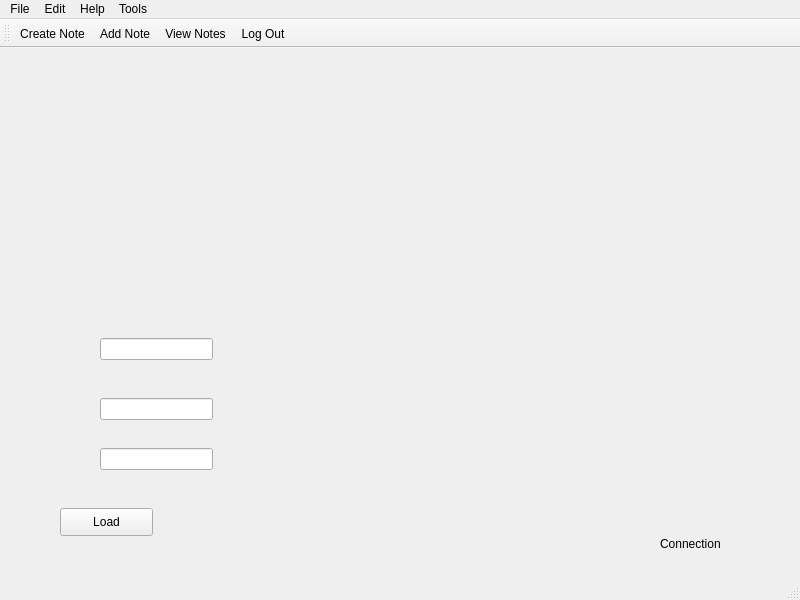
<?xml version="1.0" encoding="UTF-8"?>
<ui version="4.0">
 <class>Profile</class>
 <widget class="QMainWindow" name="Profile">
  <property name="geometry">
   <rect>
    <x>0</x>
    <y>0</y>
    <width>800</width>
    <height>600</height>
   </rect>
  </property>
  <property name="windowTitle">
   <string>MainWindow</string>
  </property>
  <widget class="QWidget" name="centralwidget">
   <widget class="QLabel" name="PictureIcon">
    <property name="geometry">
     <rect>
      <x>60</x>
      <y>60</y>
      <width>141</width>
      <height>131</height>
     </rect>
    </property>
    <property name="text">
     <string/>
    </property>
    <property name="pixmap">
     <pixmap resource="pics.qrc">:/Icons/user.png</pixmap>
    </property>
    <property name="scaledContents">
     <bool>true</bool>
    </property>
   </widget>
   <widget class="QLabel" name="connectionLabelStatus">
    <property name="geometry">
     <rect>
      <x>660</x>
      <y>480</y>
      <width>121</width>
      <height>31</height>
     </rect>
    </property>
    <property name="text">
     <string>Connection</string>
    </property>
   </widget>
   <widget class="QLabel" name="infoLabel">
    <property name="geometry">
     <rect>
      <x>70</x>
      <y>210</y>
      <width>121</width>
      <height>61</height>
     </rect>
    </property>
    <property name="text">
     <string/>
    </property>
    <property name="pixmap">
     <pixmap resource="pics.qrc">:/Downloads/LogoScopic(1).png</pixmap>
    </property>
    <property name="scaledContents">
     <bool>true</bool>
    </property>
   </widget>
   <widget class="QLabel" name="schoolLabel">
    <property name="geometry">
     <rect>
      <x>10</x>
      <y>340</y>
      <width>81</width>
      <height>41</height>
     </rect>
    </property>
    <property name="text">
     <string/>
    </property>
    <property name="pixmap">
     <pixmap resource="pics.qrc">:/Icons/Diploma-Certificate-icon.png</pixmap>
    </property>
    <property name="scaledContents">
     <bool>true</bool>
    </property>
   </widget>
   <widget class="QLabel" name="majorLabel">
    <property name="geometry">
     <rect>
      <x>10</x>
      <y>390</y>
      <width>81</width>
      <height>41</height>
     </rect>
    </property>
    <property name="text">
     <string/>
    </property>
    <property name="pixmap">
     <pixmap resource="pics.qrc">:/Icons/Science-School-icon.png</pixmap>
    </property>
    <property name="scaledContents">
     <bool>true</bool>
    </property>
   </widget>
   <widget class="QLabel" name="noteSpaceLogo">
    <property name="geometry">
     <rect>
      <x>680</x>
      <y>20</y>
      <width>101</width>
      <height>91</height>
     </rect>
    </property>
    <property name="text">
     <string/>
    </property>
    <property name="pixmap">
     <pixmap resource="pics.qrc">:/Icons/notes_mainLabel.png</pixmap>
    </property>
    <property name="scaledContents">
     <bool>true</bool>
    </property>
   </widget>
   <widget class="QLineEdit" name="userNameLine">
    <property name="geometry">
     <rect>
      <x>100</x>
      <y>290</y>
      <width>113</width>
      <height>22</height>
     </rect>
    </property>
   </widget>
   <widget class="QLineEdit" name="schoolLine">
    <property name="geometry">
     <rect>
      <x>100</x>
      <y>350</y>
      <width>113</width>
      <height>22</height>
     </rect>
    </property>
   </widget>
   <widget class="QLineEdit" name="majorLine">
    <property name="geometry">
     <rect>
      <x>100</x>
      <y>400</y>
      <width>113</width>
      <height>22</height>
     </rect>
    </property>
   </widget>
   <widget class="QPushButton" name="load">
    <property name="geometry">
     <rect>
      <x>60</x>
      <y>460</y>
      <width>93</width>
      <height>28</height>
     </rect>
    </property>
    <property name="text">
     <string>Load</string>
    </property>
   </widget>
   <widget class="QLabel" name="userNameLabel">
    <property name="geometry">
     <rect>
      <x>10</x>
      <y>280</y>
      <width>81</width>
      <height>51</height>
     </rect>
    </property>
    <property name="text">
     <string/>
    </property>
    <property name="pixmap">
     <pixmap resource="pics.qrc">:/pics/Icons/search_files.png</pixmap>
    </property>
    <property name="scaledContents">
     <bool>true</bool>
    </property>
   </widget>
   <zorder>PictureIcon</zorder>
   <zorder>connectionLabelStatus</zorder>
   <zorder>infoLabel</zorder>
   <zorder>schoolLabel</zorder>
   <zorder>majorLabel</zorder>
   <zorder>noteSpaceLogo</zorder>
   <zorder>userNameLine</zorder>
   <zorder>schoolLine</zorder>
   <zorder>userNameLabel</zorder>
   <zorder>majorLine</zorder>
   <zorder>load</zorder>
  </widget>
  <widget class="QMenuBar" name="menubar">
   <property name="geometry">
    <rect>
     <x>0</x>
     <y>0</y>
     <width>800</width>
     <height>26</height>
    </rect>
   </property>
   <widget class="QMenu" name="menuFile">
    <property name="title">
     <string>File</string>
    </property>
    <addaction name="actionCreate_Note"/>
    <addaction name="actionAdd_Note"/>
    <addaction name="actionView_Notes"/>
    <addaction name="actionLog_Out"/>
   </widget>
   <widget class="QMenu" name="menuHelp">
    <property name="title">
     <string>Help</string>
    </property>
   </widget>
   <widget class="QMenu" name="menuEdit">
    <property name="title">
     <string>Edit</string>
    </property>
   </widget>
   <widget class="QMenu" name="menuTools">
    <property name="title">
     <string>Tools</string>
    </property>
   </widget>
   <addaction name="menuFile"/>
   <addaction name="menuEdit"/>
   <addaction name="menuHelp"/>
   <addaction name="menuTools"/>
  </widget>
  <widget class="QStatusBar" name="statusbar"/>
  <widget class="QToolBar" name="toolBar">
   <property name="windowTitle">
    <string>toolBar</string>
   </property>
   <attribute name="toolBarArea">
    <enum>TopToolBarArea</enum>
   </attribute>
   <attribute name="toolBarBreak">
    <bool>false</bool>
   </attribute>
   <addaction name="actionCreate_Note"/>
   <addaction name="actionAdd_Note"/>
   <addaction name="actionView_Notes"/>
   <addaction name="actionLog_Out"/>
  </widget>
  <action name="actionAdd_Note">
   <property name="icon">
    <iconset resource="pics.qrc">
     <normaloff>:/pics/Icons/new-file-icon.png</normaloff>
     <normalon>Icons/Document-Write-icon.png</normalon>:/pics/Icons/new-file-icon.png</iconset>
   </property>
   <property name="text">
    <string>Add Note</string>
   </property>
  </action>
  <action name="actionView_Notes">
   <property name="icon">
    <iconset resource="pics.qrc">
     <normaloff>:/pics/Icons/search_files.png</normaloff>:/pics/Icons/search_files.png</iconset>
   </property>
   <property name="text">
    <string>View Notes</string>
   </property>
  </action>
  <action name="actionLog_Out">
   <property name="icon">
    <iconset resource="pics.qrc">
     <normaloff>:/Icons/logout-icon.png</normaloff>:/Icons/logout-icon.png</iconset>
   </property>
   <property name="text">
    <string>Log Out</string>
   </property>
  </action>
  <action name="actionCreate_Note">
   <property name="icon">
    <iconset resource="pics.qrc">
     <normaloff>:/Icons/Document-Write-icon.png</normaloff>:/Icons/Document-Write-icon.png</iconset>
   </property>
   <property name="text">
    <string>Create Note</string>
   </property>
  </action>
 </widget>
 <resources>
  <include location="pics.qrc"/>
 </resources>
 <connections/>
</ui>
